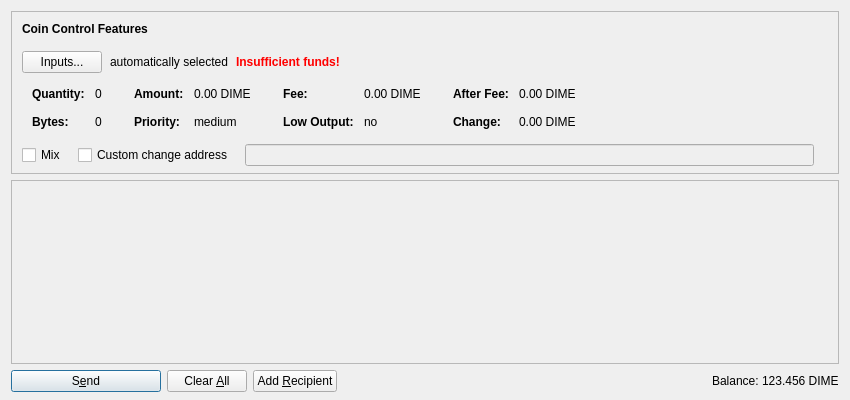
<?xml version="1.0" encoding="UTF-8"?>
<ui version="4.0">
 <class>SendCoinsDialog</class>
 <widget class="QDialog" name="SendCoinsDialog">
  <property name="geometry">
   <rect>
    <x>0</x>
    <y>0</y>
    <width>850</width>
    <height>400</height>
   </rect>
  </property>
  <property name="windowTitle">
   <string>Send Coins</string>
  </property>
  <layout class="QVBoxLayout" name="verticalLayout" stretch="0,1,0">
   <property name="bottomMargin">
    <number>8</number>
   </property>
   <item>
    <widget class="QFrame" name="frameCoinControl">
     <property name="sizePolicy">
      <sizepolicy hsizetype="Expanding" vsizetype="Expanding">
       <horstretch>0</horstretch>
       <verstretch>0</verstretch>
      </sizepolicy>
     </property>
     <property name="maximumSize">
      <size>
       <width>16777215</width>
       <height>16777215</height>
      </size>
     </property>
     <property name="frameShape">
      <enum>QFrame::StyledPanel</enum>
     </property>
     <property name="frameShadow">
      <enum>QFrame::Sunken</enum>
     </property>
     <layout class="QVBoxLayout" name="verticalLayoutCoinControl2">
      <property name="spacing">
       <number>0</number>
      </property>
      <property name="leftMargin">
       <number>0</number>
      </property>
      <property name="topMargin">
       <number>0</number>
      </property>
      <property name="rightMargin">
       <number>0</number>
      </property>
      <property name="bottomMargin">
       <number>6</number>
      </property>
      <item>
       <layout class="QVBoxLayout" name="verticalLayoutCoinControl" stretch="0,0,0,0,1">
        <property name="spacing">
         <number>0</number>
        </property>
        <property name="leftMargin">
         <number>10</number>
        </property>
        <property name="topMargin">
         <number>10</number>
        </property>
        <item>
         <layout class="QHBoxLayout" name="horizontalLayoutCoinControl1">
          <property name="bottomMargin">
           <number>15</number>
          </property>
          <item>
           <widget class="QLabel" name="labelCoinControlFeatures">
            <property name="sizePolicy">
             <sizepolicy hsizetype="Preferred" vsizetype="Maximum">
              <horstretch>0</horstretch>
              <verstretch>0</verstretch>
             </sizepolicy>
            </property>
            <property name="font">
             <font>
              <weight>75</weight>
              <bold>true</bold>
             </font>
            </property>
            <property name="styleSheet">
             <string notr="true">font-weight:bold;</string>
            </property>
            <property name="text">
             <string>Coin Control Features</string>
            </property>
           </widget>
          </item>
         </layout>
        </item>
        <item>
         <layout class="QHBoxLayout" name="horizontalLayoutCoinControl2" stretch="0,0,0,0">
          <property name="spacing">
           <number>8</number>
          </property>
          <property name="bottomMargin">
           <number>10</number>
          </property>
          <item>
           <widget class="QPushButton" name="pushButtonCoinControl">
            <property name="styleSheet">
             <string notr="true"/>
            </property>
            <property name="text">
             <string>Inputs...</string>
            </property>
           </widget>
          </item>
          <item>
           <widget class="QLabel" name="labelCoinControlAutomaticallySelected">
            <property name="text">
             <string>automatically selected</string>
            </property>
            <property name="margin">
             <number>5</number>
            </property>
           </widget>
          </item>
          <item>
           <widget class="QLabel" name="labelCoinControlInsuffFunds">
            <property name="font">
             <font>
              <weight>75</weight>
              <bold>true</bold>
             </font>
            </property>
            <property name="styleSheet">
             <string notr="true">color:red;font-weight:bold;</string>
            </property>
            <property name="text">
             <string>Insufficient funds!</string>
            </property>
            <property name="margin">
             <number>5</number>
            </property>
           </widget>
          </item>
          <item>
           <spacer name="horizontalSpacerCoinControl">
            <property name="orientation">
             <enum>Qt::Horizontal</enum>
            </property>
            <property name="sizeHint" stdset="0">
             <size>
              <width>40</width>
              <height>1</height>
             </size>
            </property>
           </spacer>
          </item>
         </layout>
        </item>
        <item>
         <widget class="QWidget" name="widgetCoinControl" native="true">
          <property name="sizePolicy">
           <sizepolicy hsizetype="Preferred" vsizetype="Preferred">
            <horstretch>0</horstretch>
            <verstretch>0</verstretch>
           </sizepolicy>
          </property>
          <property name="minimumSize">
           <size>
            <width>0</width>
            <height>0</height>
           </size>
          </property>
          <property name="styleSheet">
           <string notr="true"/>
          </property>
          <layout class="QHBoxLayout" name="horizontalLayoutCoinControl5">
           <property name="margin">
            <number>0</number>
           </property>
           <item>
            <layout class="QHBoxLayout" name="horizontalLayoutCoinControl3" stretch="0,0,0,1">
             <property name="spacing">
              <number>20</number>
             </property>
             <property name="topMargin">
              <number>0</number>
             </property>
             <property name="bottomMargin">
              <number>10</number>
             </property>
             <item>
              <layout class="QFormLayout" name="formLayoutCoinControl1">
               <property name="horizontalSpacing">
                <number>10</number>
               </property>
               <property name="verticalSpacing">
                <number>14</number>
               </property>
               <property name="leftMargin">
                <number>10</number>
               </property>
               <property name="topMargin">
                <number>4</number>
               </property>
               <property name="rightMargin">
                <number>6</number>
               </property>
               <item row="0" column="0">
                <widget class="QLabel" name="labelCoinControlQuantityText">
                 <property name="font">
                  <font>
                   <weight>75</weight>
                   <bold>true</bold>
                  </font>
                 </property>
                 <property name="text">
                  <string>Quantity:</string>
                 </property>
                 <property name="margin">
                  <number>0</number>
                 </property>
                </widget>
               </item>
               <item row="0" column="1">
                <widget class="QLabel" name="labelCoinControlQuantity">
                 <property name="cursor">
                  <cursorShape>IBeamCursor</cursorShape>
                 </property>
                 <property name="contextMenuPolicy">
                  <enum>Qt::ActionsContextMenu</enum>
                 </property>
                 <property name="text">
                  <string notr="true">0</string>
                 </property>
                 <property name="margin">
                  <number>0</number>
                 </property>
                 <property name="textInteractionFlags">
                  <set>Qt::LinksAccessibleByMouse|Qt::TextSelectableByKeyboard|Qt::TextSelectableByMouse</set>
                 </property>
                </widget>
               </item>
               <item row="1" column="0">
                <widget class="QLabel" name="labelCoinControlBytesText">
                 <property name="font">
                  <font>
                   <weight>75</weight>
                   <bold>true</bold>
                  </font>
                 </property>
                 <property name="text">
                  <string>Bytes:</string>
                 </property>
                </widget>
               </item>
               <item row="1" column="1">
                <widget class="QLabel" name="labelCoinControlBytes">
                 <property name="cursor">
                  <cursorShape>IBeamCursor</cursorShape>
                 </property>
                 <property name="contextMenuPolicy">
                  <enum>Qt::ActionsContextMenu</enum>
                 </property>
                 <property name="text">
                  <string notr="true">0</string>
                 </property>
                 <property name="textInteractionFlags">
                  <set>Qt::LinksAccessibleByMouse|Qt::TextSelectableByKeyboard|Qt::TextSelectableByMouse</set>
                 </property>
                </widget>
               </item>
              </layout>
             </item>
             <item>
              <layout class="QFormLayout" name="formLayoutCoinControl2">
               <property name="horizontalSpacing">
                <number>10</number>
               </property>
               <property name="verticalSpacing">
                <number>14</number>
               </property>
               <property name="leftMargin">
                <number>6</number>
               </property>
               <property name="topMargin">
                <number>4</number>
               </property>
               <property name="rightMargin">
                <number>6</number>
               </property>
               <item row="0" column="0">
                <widget class="QLabel" name="labelCoinControlAmountText">
                 <property name="font">
                  <font>
                   <weight>75</weight>
                   <bold>true</bold>
                  </font>
                 </property>
                 <property name="text">
                  <string>Amount:</string>
                 </property>
                 <property name="margin">
                  <number>0</number>
                 </property>
                </widget>
               </item>
               <item row="0" column="1">
                <widget class="QLabel" name="labelCoinControlAmount">
                 <property name="cursor">
                  <cursorShape>IBeamCursor</cursorShape>
                 </property>
                 <property name="contextMenuPolicy">
                  <enum>Qt::ActionsContextMenu</enum>
                 </property>
                 <property name="text">
                  <string notr="true">0.00 DIME</string>
                 </property>
                 <property name="textInteractionFlags">
                  <set>Qt::LinksAccessibleByMouse|Qt::TextSelectableByKeyboard|Qt::TextSelectableByMouse</set>
                 </property>
                </widget>
               </item>
               <item row="1" column="0">
                <widget class="QLabel" name="labelCoinControlPriorityText">
                 <property name="font">
                  <font>
                   <weight>75</weight>
                   <bold>true</bold>
                  </font>
                 </property>
                 <property name="text">
                  <string>Priority:</string>
                 </property>
                </widget>
               </item>
               <item row="1" column="1">
                <widget class="QLabel" name="labelCoinControlPriority">
                 <property name="cursor">
                  <cursorShape>IBeamCursor</cursorShape>
                 </property>
                 <property name="contextMenuPolicy">
                  <enum>Qt::ActionsContextMenu</enum>
                 </property>
                 <property name="text">
                  <string notr="true">medium</string>
                 </property>
                 <property name="textInteractionFlags">
                  <set>Qt::LinksAccessibleByMouse|Qt::TextSelectableByKeyboard|Qt::TextSelectableByMouse</set>
                 </property>
                </widget>
               </item>
              </layout>
             </item>
             <item>
              <layout class="QFormLayout" name="formLayoutCoinControl3">
               <property name="horizontalSpacing">
                <number>10</number>
               </property>
               <property name="verticalSpacing">
                <number>14</number>
               </property>
               <property name="leftMargin">
                <number>6</number>
               </property>
               <property name="topMargin">
                <number>4</number>
               </property>
               <property name="rightMargin">
                <number>6</number>
               </property>
               <item row="0" column="0">
                <widget class="QLabel" name="labelCoinControlFeeText">
                 <property name="font">
                  <font>
                   <weight>75</weight>
                   <bold>true</bold>
                  </font>
                 </property>
                 <property name="text">
                  <string>Fee:</string>
                 </property>
                 <property name="margin">
                  <number>0</number>
                 </property>
                </widget>
               </item>
               <item row="0" column="1">
                <widget class="QLabel" name="labelCoinControlFee">
                 <property name="cursor">
                  <cursorShape>IBeamCursor</cursorShape>
                 </property>
                 <property name="contextMenuPolicy">
                  <enum>Qt::ActionsContextMenu</enum>
                 </property>
                 <property name="text">
                  <string notr="true">0.00 DIME</string>
                 </property>
                 <property name="textInteractionFlags">
                  <set>Qt::LinksAccessibleByMouse|Qt::TextSelectableByKeyboard|Qt::TextSelectableByMouse</set>
                 </property>
                </widget>
               </item>
               <item row="1" column="0">
                <widget class="QLabel" name="labelCoinControlLowOutputText">
                 <property name="font">
                  <font>
                   <weight>75</weight>
                   <bold>true</bold>
                  </font>
                 </property>
                 <property name="text">
                  <string>Low Output:</string>
                 </property>
                </widget>
               </item>
               <item row="1" column="1">
                <widget class="QLabel" name="labelCoinControlLowOutput">
                 <property name="cursor">
                  <cursorShape>IBeamCursor</cursorShape>
                 </property>
                 <property name="contextMenuPolicy">
                  <enum>Qt::ActionsContextMenu</enum>
                 </property>
                 <property name="text">
                  <string notr="true">no</string>
                 </property>
                 <property name="textInteractionFlags">
                  <set>Qt::LinksAccessibleByMouse|Qt::TextSelectableByKeyboard|Qt::TextSelectableByMouse</set>
                 </property>
                </widget>
               </item>
              </layout>
             </item>
             <item>
              <layout class="QFormLayout" name="formLayoutCoinControl4">
               <property name="horizontalSpacing">
                <number>10</number>
               </property>
               <property name="verticalSpacing">
                <number>14</number>
               </property>
               <property name="leftMargin">
                <number>6</number>
               </property>
               <property name="topMargin">
                <number>4</number>
               </property>
               <property name="rightMargin">
                <number>6</number>
               </property>
               <item row="0" column="0">
                <widget class="QLabel" name="labelCoinControlAfterFeeText">
                 <property name="font">
                  <font>
                   <weight>75</weight>
                   <bold>true</bold>
                  </font>
                 </property>
                 <property name="text">
                  <string>After Fee:</string>
                 </property>
                 <property name="margin">
                  <number>0</number>
                 </property>
                </widget>
               </item>
               <item row="0" column="1">
                <widget class="QLabel" name="labelCoinControlAfterFee">
                 <property name="cursor">
                  <cursorShape>IBeamCursor</cursorShape>
                 </property>
                 <property name="contextMenuPolicy">
                  <enum>Qt::ActionsContextMenu</enum>
                 </property>
                 <property name="text">
                  <string notr="true">0.00 DIME</string>
                 </property>
                 <property name="textInteractionFlags">
                  <set>Qt::LinksAccessibleByMouse|Qt::TextSelectableByKeyboard|Qt::TextSelectableByMouse</set>
                 </property>
                </widget>
               </item>
               <item row="1" column="0">
                <widget class="QLabel" name="labelCoinControlChangeText">
                 <property name="font">
                  <font>
                   <weight>75</weight>
                   <bold>true</bold>
                  </font>
                 </property>
                 <property name="text">
                  <string>Change:</string>
                 </property>
                </widget>
               </item>
               <item row="1" column="1">
                <widget class="QLabel" name="labelCoinControlChange">
                 <property name="cursor">
                  <cursorShape>IBeamCursor</cursorShape>
                 </property>
                 <property name="contextMenuPolicy">
                  <enum>Qt::ActionsContextMenu</enum>
                 </property>
                 <property name="text">
                  <string notr="true">0.00 DIME</string>
                 </property>
                 <property name="textInteractionFlags">
                  <set>Qt::LinksAccessibleByMouse|Qt::TextSelectableByKeyboard|Qt::TextSelectableByMouse</set>
                 </property>
                </widget>
               </item>
              </layout>
             </item>
            </layout>
           </item>
          </layout>
         </widget>
        </item>
        <item>
         <layout class="QHBoxLayout" name="horizontalLayoutCoinControl4" stretch="0,0,0,0">
          <property name="spacing">
           <number>12</number>
          </property>
          <property name="sizeConstraint">
           <enum>QLayout::SetDefaultConstraint</enum>
          </property>
          <property name="topMargin">
           <number>5</number>
          </property>
          <property name="rightMargin">
           <number>5</number>
          </property>
          <item>
           <widget class="QCheckBox" name="mixCheckBox">
            <property name="text">
             <string>Mix</string>
            </property>
           </widget>
          </item>
          <item>
           <widget class="QCheckBox" name="checkBoxCoinControlChange">
            <property name="toolTip">
             <string>If this is activated, but the change address is empty or invalid, change will be sent to a newly generated address.</string>
            </property>
            <property name="text">
             <string>Custom change address</string>
            </property>
           </widget>
          </item>
          <item>
           <widget class="QValidatedLineEdit" name="lineEditCoinControlChange">
            <property name="enabled">
             <bool>false</bool>
            </property>
            <property name="sizePolicy">
             <sizepolicy hsizetype="Expanding" vsizetype="Fixed">
              <horstretch>0</horstretch>
              <verstretch>0</verstretch>
             </sizepolicy>
            </property>
           </widget>
          </item>
          <item>
           <widget class="QLabel" name="labelCoinControlChangeLabel">
            <property name="sizePolicy">
             <sizepolicy hsizetype="Preferred" vsizetype="Expanding">
              <horstretch>0</horstretch>
              <verstretch>0</verstretch>
             </sizepolicy>
            </property>
            <property name="minimumSize">
             <size>
              <width>0</width>
              <height>0</height>
             </size>
            </property>
            <property name="text">
             <string/>
            </property>
            <property name="margin">
             <number>3</number>
            </property>
           </widget>
          </item>
         </layout>
        </item>
        <item>
         <spacer name="verticalSpacerCoinControl">
          <property name="orientation">
           <enum>Qt::Vertical</enum>
          </property>
          <property name="sizeHint" stdset="0">
           <size>
            <width>800</width>
            <height>1</height>
           </size>
          </property>
         </spacer>
        </item>
       </layout>
      </item>
     </layout>
    </widget>
   </item>
   <item>
    <widget class="QScrollArea" name="scrollArea">
     <property name="widgetResizable">
      <bool>true</bool>
     </property>
     <widget class="QWidget" name="scrollAreaWidgetContents">
      <property name="geometry">
       <rect>
        <x>0</x>
        <y>0</y>
        <width>830</width>
        <height>152</height>
       </rect>
      </property>
      <layout class="QVBoxLayout" name="verticalLayout_2" stretch="0,1">
       <property name="margin">
        <number>0</number>
       </property>
       <item>
        <layout class="QVBoxLayout" name="entries">
         <property name="spacing">
          <number>6</number>
         </property>
        </layout>
       </item>
       <item>
        <spacer name="verticalSpacer">
         <property name="orientation">
          <enum>Qt::Vertical</enum>
         </property>
         <property name="sizeHint" stdset="0">
          <size>
           <width>20</width>
           <height>40</height>
          </size>
         </property>
        </spacer>
       </item>
      </layout>
     </widget>
    </widget>
   </item>
   <item>
    <layout class="QHBoxLayout" name="horizontalLayout">
     <item>
      <widget class="QPushButton" name="sendButton">
       <property name="minimumSize">
        <size>
         <width>150</width>
         <height>0</height>
        </size>
       </property>
       <property name="toolTip">
        <string>Confirm the send action</string>
       </property>
       <property name="text">
        <string>S&amp;end</string>
       </property>
       <property name="icon">
        <iconset resource="../bitcoin.qrc">
         <normaloff>:/icons/send</normaloff>:/icons/send</iconset>
       </property>
       <property name="default">
        <bool>true</bool>
       </property>
      </widget>
     </item>
     <item>
      <widget class="QPushButton" name="clearButton">
       <property name="sizePolicy">
        <sizepolicy hsizetype="Minimum" vsizetype="Fixed">
         <horstretch>0</horstretch>
         <verstretch>0</verstretch>
        </sizepolicy>
       </property>
       <property name="toolTip">
        <string>Clear all fields of the form.</string>
       </property>
       <property name="text">
        <string>Clear &amp;All</string>
       </property>
       <property name="icon">
        <iconset resource="../bitcoin.qrc">
         <normaloff>:/icons/remove</normaloff>:/icons/remove</iconset>
       </property>
       <property name="autoRepeatDelay">
        <number>300</number>
       </property>
       <property name="autoDefault">
        <bool>false</bool>
       </property>
      </widget>
     </item>
     <item>
      <widget class="QPushButton" name="addButton">
       <property name="toolTip">
        <string>Send to multiple recipients at once</string>
       </property>
       <property name="text">
        <string>Add &amp;Recipient</string>
       </property>
       <property name="icon">
        <iconset resource="../bitcoin.qrc">
         <normaloff>:/icons/add</normaloff>:/icons/add</iconset>
       </property>
       <property name="autoDefault">
        <bool>false</bool>
       </property>
      </widget>
     </item>
     <item>
      <spacer name="horizontalSpacer">
       <property name="orientation">
        <enum>Qt::Horizontal</enum>
       </property>
       <property name="sizeHint" stdset="0">
        <size>
         <width>40</width>
         <height>20</height>
        </size>
       </property>
      </spacer>
     </item>
     <item>
      <layout class="QHBoxLayout" name="horizontalLayout_2">
       <property name="spacing">
        <number>3</number>
       </property>
       <item>
        <widget class="QLabel" name="label">
         <property name="sizePolicy">
          <sizepolicy hsizetype="Preferred" vsizetype="Fixed">
           <horstretch>0</horstretch>
           <verstretch>0</verstretch>
          </sizepolicy>
         </property>
         <property name="text">
          <string>Balance:</string>
         </property>
        </widget>
       </item>
       <item>
        <widget class="QLabel" name="labelBalance">
         <property name="sizePolicy">
          <sizepolicy hsizetype="Preferred" vsizetype="Fixed">
           <horstretch>0</horstretch>
           <verstretch>0</verstretch>
          </sizepolicy>
         </property>
         <property name="cursor">
          <cursorShape>IBeamCursor</cursorShape>
         </property>
         <property name="text">
          <string notr="true">123.456 DIME</string>
         </property>
         <property name="textInteractionFlags">
          <set>Qt::LinksAccessibleByMouse|Qt::TextSelectableByKeyboard|Qt::TextSelectableByMouse</set>
         </property>
        </widget>
       </item>
      </layout>
     </item>
    </layout>
   </item>
  </layout>
 </widget>
 <customwidgets>
  <customwidget>
   <class>QValidatedLineEdit</class>
   <extends>QLineEdit</extends>
   <header>qvalidatedlineedit.h</header>
  </customwidget>
 </customwidgets>
 <resources>
  <include location="../bitcoin.qrc"/>
 </resources>
 <connections/>
</ui>
